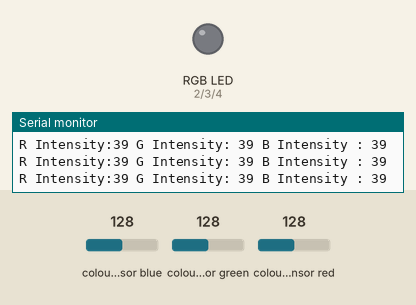
Simulated run of this sketch. Board: Arduino Uno, built with avr-gcc and run on an emulated ATmega328P. On the bench: an RGB LED mixed from three pins (HIGH = lit), the last lines printed to the serial monitor. Wiring (inferred from the names in the program): TCS3200 colour sensor: output pin 10; S2 pin 12; S3 pin 11; S0 pin 8; S1 pin 9. Inputs (shaded band) come from the test bench; at power-on: colour sensor blue 128, colour sensor green 128, colour sensor red 128. Pins used as bus, display or sensor lines are not drawn.

Above: at 1.2 s.
1.3 s: colour sensor blue set to 136
At 1.65 s:
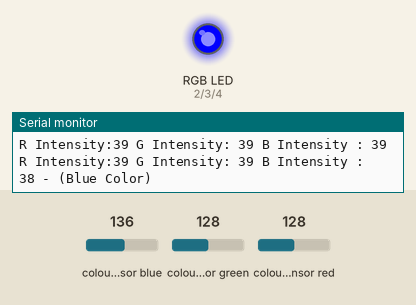
4.3 s: colour sensor green set to 136
At 4.8 s:
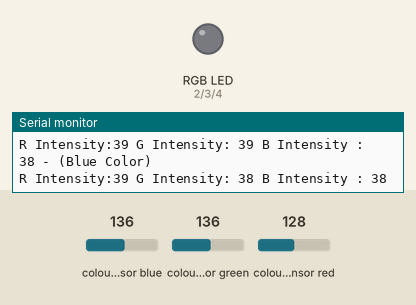
6.0 s: colour sensor red set to 139
At 6.17 s:
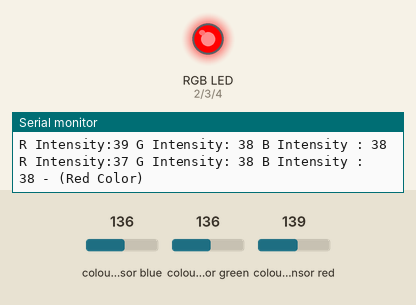
9.0 s: colour sensor green set to 191
At 9.18 s:
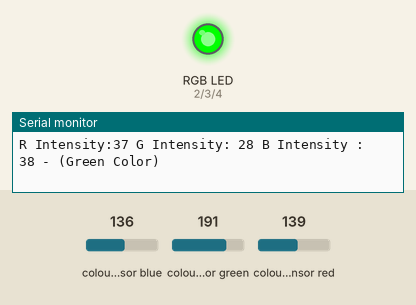
Timing chart, 0 to 12.0 s (numbered marks = the images above; inputs shaded):
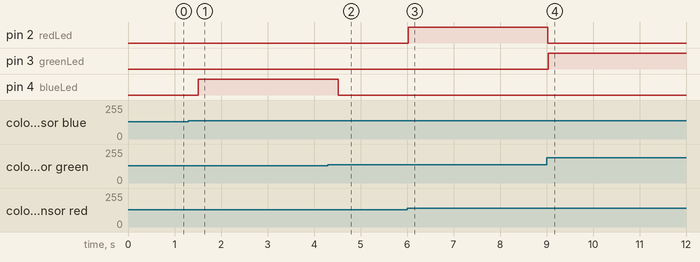

Measured:
- the behaviour switches between 131 and 132 on colour sensor blue (found by bisection; images 0 and 1)
- the behaviour switches between 131 and 132 on colour sensor green (found by bisection; images 1 and 2)
- the behaviour switches between 136 and 137 on colour sensor red (found by bisection; images 2 and 3)
- after the input at 1.3 s, pin 4 (blueLed): LOW → HIGH after 0.21 s
- after the input at 4.3 s, pin 4 (blueLed): HIGH → LOW after 0.22 s
- after the input at 6.0 s, pin 2 (redLed): LOW → HIGH at once
- after the input at 9.0 s, pin 2 (redLed): HIGH → LOW at once; pin 3 (greenLed): LOW → HIGH at once

The sketch:

rgb_led.ino
```cpp
const int s0 = 8;
const int s1 = 9;
const int s2 = 12;
const int s3 = 11;
const int out = 10;
// LED pins connected to Arduino
int redLed = 2;
int greenLed = 3;
int blueLed = 4;
// Variables
int red = 0;
int green = 0;
int blue = 0;

void setup()
{
  Serial.begin(9600);
  pinMode(s0, OUTPUT);
  pinMode(s1, OUTPUT);
  pinMode(s2, OUTPUT);
  pinMode(s3, OUTPUT);
  pinMode(out, INPUT);
  pinMode(redLed, OUTPUT);
  pinMode(greenLed, OUTPUT);
  pinMode(blueLed, OUTPUT);
  digitalWrite(s0, HIGH);
  digitalWrite(s1, HIGH);
}

void loop()
{
  color();
  Serial.print("R Intensity:");
  Serial.print(red, DEC);
  Serial.print(" G Intensity: ");
  Serial.print(green, DEC);
  Serial.print(" B Intensity : ");
  Serial.print(blue, DEC);
  //Serial.println();

  if (red < blue && red < green )
  {
   Serial.println(" - (Red Color)");
   digitalWrite(redLed, HIGH); // Turn RED LED ON
   digitalWrite(greenLed, LOW);
   digitalWrite(blueLed, LOW);
  }

  else if (blue < red && blue < green)
  {
   Serial.println(" - (Blue Color)");
   digitalWrite(redLed, LOW);
   digitalWrite(greenLed, LOW);
   digitalWrite(blueLed, HIGH); // Turn BLUE LED ON
  }

  else if (green < red && green < blue)
  {
   Serial.println(" - (Green Color)");
   digitalWrite(redLed, LOW);
   digitalWrite(greenLed, HIGH); // Turn GREEN LED ON
   digitalWrite(blueLed, LOW);
  }
  else {
  Serial.println();
  }
  delay(300);
  digitalWrite(redLed, LOW);
  digitalWrite(greenLed, LOW);
  digitalWrite(blueLed, LOW);
 }

void color()
{
  digitalWrite(s2, LOW);
  digitalWrite(s3, LOW);
  //count OUT, pRed, RED
  red = pulseIn(out, digitalRead(out) == HIGH ? LOW : HIGH);
  digitalWrite(s3, HIGH);
  //count OUT, pBLUE, BLUE
  blue = pulseIn(out, digitalRead(out) == HIGH ? LOW : HIGH);
  digitalWrite(s2, HIGH);
  //count OUT, pGreen, GREEN
  green = pulseIn(out, digitalRead(out) == HIGH ? LOW : HIGH);
}
```
